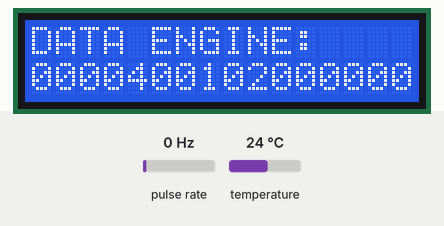
The sketch below on a simulated ESP32. On the bench: 16×2 character LCD. Wiring (inferred from the names in the program): pulse sensor: data GPIO 13; LM75 temperature sensor at I2C address 0x48. The test bench sets the inputs (shaded band); at power-on: temperature 24 °C, pulse rate 0 Hz. No CAN messages arrive unless stated; what the sketch prints to the serial monitor is not drawn.

Above: at 1.2 s.
1.3 s: temperature set to 7 °C
At 1.66 s:
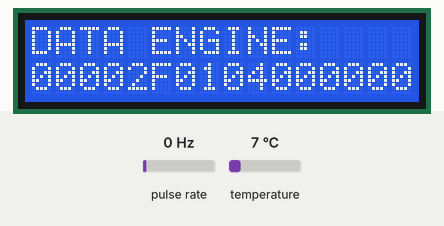
3.9 s: pulse rate (sensor on GPIO 13) set to 100 Hz
At 4.36 s:
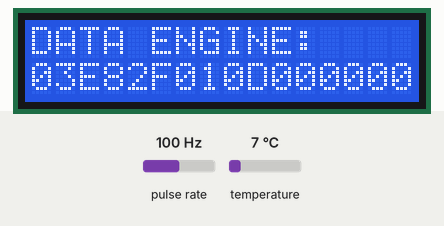
6.3 s: temperature set to 12 °C
At 6.46 s:
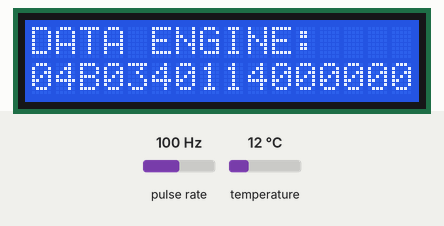
8.7 s: pulse rate (sensor on GPIO 13) set to 4 Hz
At 9.16 s:
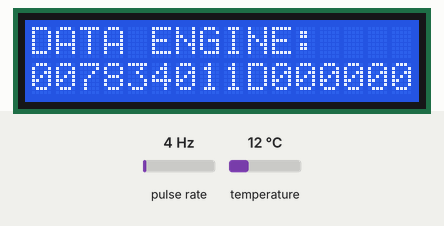
10.8 s: temperature set to 4 °C
At 10.96 s:
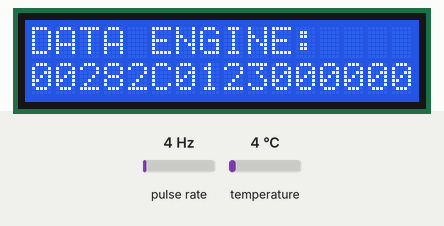
13.2 s: pulse rate (sensor on GPIO 13) set to 150 Hz
At 13.66 s:
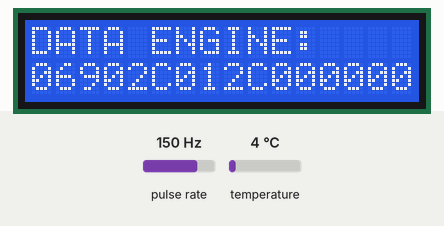

The sketch:

Node_engine_26_5_2024.ino
```cpp
#include "driver/twai.h"
#include <Wire.h>
#include <LiquidCrystal_I2C.h>

#define TX_PIN 2
#define RX_PIN 15
#define ENCODER_PIN 13
#define LM75_ADDR 0x48
#define I2C_SDA 14
#define I2C_SCL 27

LiquidCrystal_I2C lcd(0x27, 16, 2);

volatile unsigned long lastPulseTime = 0;
volatile unsigned long pulseCount = 0;
uint8_t txCounter = 0;

void IRAM_ATTR countPulse() {
  pulseCount++;
  lastPulseTime = millis();
}

int readTemperatureC() {
  static int lastGoodTemp = 30;
  Wire.beginTransmission(LM75_ADDR);
  Wire.write(0x00);
  if (Wire.endTransmission(false) != 0) return lastGoodTemp;
  if (Wire.requestFrom(LM75_ADDR, 2) == 2) {
    uint8_t msb = Wire.read();
    uint8_t lsb = Wire.read();
    int16_t raw = (msb << 8) | lsb;
    float tempC = (raw >> 5) * 0.125;
    lastGoodTemp = (int)(tempC + 0.5);
    return lastGoodTemp;
  }
  return lastGoodTemp;
}

void installTWAI() {
  twai_general_config_t g_config = TWAI_GENERAL_CONFIG_DEFAULT((gpio_num_t)TX_PIN, (gpio_num_t)RX_PIN, TWAI_MODE_NORMAL);
  twai_timing_config_t t_config = TWAI_TIMING_CONFIG_500KBITS();
  twai_filter_config_t f_config = TWAI_FILTER_CONFIG_ACCEPT_ALL();
  twai_driver_install(&g_config, &t_config, &f_config);
  twai_start();
  Serial.println("TWAI SENDER INSTALLED");
}

void checkBusStatus() {
  twai_status_info_t status;
  twai_get_status_info(&status);
  if (status.state == TWAI_STATE_BUS_OFF) {
    twai_stop();
    twai_driver_uninstall();
    installTWAI();
  }
}

void printHexFrame(twai_message_t &msg, uint32_t duration) {
  Serial.print("ID: ");
  Serial.print(msg.identifier, HEX);
  Serial.print("  DLC: ");
  Serial.print(msg.data_length_code);
  Serial.print(" DATA: ");
  for (int i = 0; i < msg.data_length_code; i++) {
    if (msg.data[i] < 0x10) Serial.print("0");
    Serial.print(msg.data[i], HEX);
    Serial.print(" ");
  }
  uint16_t rpm_raw = (msg.data[0] << 8) | msg.data[1];
  float rpm = rpm_raw / 4.0;
  int tempC = msg.data[2] - 40;
  Serial.print(" -> RPM: "); Serial.print(rpm, 2);
  Serial.print(" Temp: "); Serial.print(tempC);
  Serial.print(" | TX(us): "); Serial.println(duration);
}

void lcdPrintHex(twai_message_t &msg) {
  lcd.setCursor(0, 1);
  for (int i = 0; i < 8; i++) {
    if (msg.data[i] < 0x10) lcd.print("0");
    lcd.print(msg.data[i], HEX);
  }
}

void setup() {
  Serial.begin(115200);
  Wire.begin(I2C_SDA, I2C_SCL);
  lcd.init(); lcd.backlight();
  lcd.clear(); lcd.print("DATA ENGINE:");
  pinMode(ENCODER_PIN, INPUT_PULLUP);
  attachInterrupt(digitalPinToInterrupt(ENCODER_PIN), countPulse, RISING);
  installTWAI();
}

void loop() {
  checkBusStatus();

  static unsigned long lastTime = 0;
  static unsigned long lastCount = 0;

  if (millis() - lastTime >= 300) {
    unsigned long now = millis();
    unsigned long currentCount = pulseCount;
    unsigned long pulsesInInterval = currentCount - lastCount;
    lastCount = currentCount;
    lastTime = now;

    float rpm = (now - lastPulseTime > 300) ? 0 : (float)(pulsesInInterval * 10);
    uint16_t rpm_raw = (uint16_t)(rpm * 4);
    int tempC = readTemperatureC();
    uint8_t temp_raw = (uint8_t)(tempC + 40);

    twai_message_t msg = {0};
    msg.identifier = 0x120;
    msg.data_length_code = 8;
    msg.data[0] = rpm_raw >> 8;
    msg.data[1] = rpm_raw & 0xFF;
    msg.data[2] = temp_raw;
    msg.data[3] = 0x01;
    msg.data[4] = txCounter;

    uint32_t t_start = esp_timer_get_time();
    esp_err_t res = twai_transmit(&msg, pdMS_TO_TICKS(10));
    uint32_t t_end = esp_timer_get_time();

    if (res == ESP_OK) {
      printHexFrame(msg, t_end - t_start);
      lcdPrintHex(msg);
      txCounter++;
    }
  }
}
```

Measured:
- after the input at 1.3 s, the display: changes after 0.21 s (image 1)
- after the input at 3.9 s, the display: first differs from a run without the input after 0.31 s (image 2)
- after the input at 6.3 s, the display: changes at once (image 3)
- after the input at 8.7 s, the display: first differs from a run without the input after 0.31 s (image 4)
- after the input at 10.8 s, the display: changes at once (image 5)
